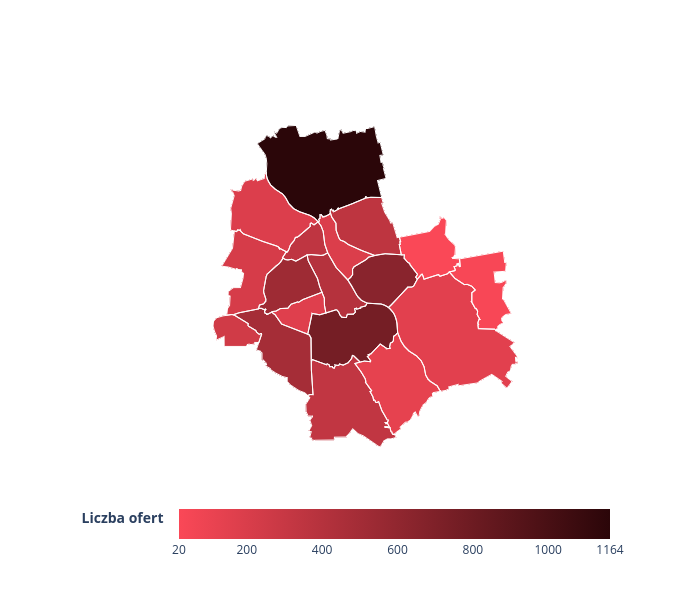

Notebook code cell kept with this figure:
### Code cell
fig = px.choropleth_map(
    mapa_warszawa,
    geojson=mapa_warszawa.geometry,     
    locations=mapa_warszawa.index,
    color='liczba_ofert',               
    hover_name='dzielnica',

    hover_data={
        'liczba_ofert': True, 
        'średnia_cena_za_metr': True
    },

    labels={
        'liczba_ofert': 'Liczba ofert',
        'średnia_cena_za_metr': 'Średnia cena (zł/m²)'
    },

    color_continuous_scale=['#fa4857', '#2b0609'], 
    center={'lat': 52.23, 'lon': 21.04},
    map_style='white-bg',  
    zoom=9,
    height=600,
    width=700,                            
)

fig.update_layout(
    coloraxis_colorbar=dict(
        orientation='h',
        y=-0.1,
    )
)

fig.update_traces(marker_line_width=1, marker_line_color='white')

min_liczba_ofert = mapa_warszawa['liczba_ofert'].min()
max_liczba_ofert = mapa_warszawa['liczba_ofert'].max()

fig.update_layout(
    coloraxis_colorbar=dict(
        title='<b>Liczba ofert</b>',
        tickmode='array',
        tickvals=[min_liczba_ofert, 200, 400, 600, 800, 1000, max_liczba_ofert],
    )
)
#fig.write_html("wykres1.html")
fig.show()

### Figure 1 — Plotly figure (JSON) as saved in the notebook; plotly's stock layout.template omitted (floating-point values rounded to 4 significant figures; data arrays with more than 128 entries replaced by an {"elided": "..."} marker saying what was removed)
{"data": [{"coloraxis": "coloraxis", "customdata": [[170.0, 19240.0], [20.0, 14600.0], [220.0, 17990.0], [1164.0, 13760.0], [29.0, 13780.0], [188.0, 17420.0], [756.0, 20780.0], [642.0, 20090.0], [189.0, 19810.0], [404.0, 29380.0], [352.0, 14970.0], [252.0, 15990.0], [528.0, 25540.0], [335.0, 18900.0], [154.0, 13800.0], [131.0, 19860.0], [492.0, 17210.0], [346.0, 20250.0]], "geojson": {"bbox": [20.85, 52.1, 21.27, 52.37], "features": [{"bbox": [20.93, 52.19, 21.01, 52.23], "geometry": {"coordinates": [[[[21.0, 52.23], [20.99, 52.23], [20.99, 52.23], [20.99, 52.22], [20.98, 52.22], [20.98, 52.22], [20.98, 52.22], [20.98, 52.22], [20.98, 52.22], [20.97, 52.22], [20.97, 52.22], [20.97, 52.22], [20.97, 52.22], [20.97, 52.22], [20.97, 52.22], [20.96, 52.22], [20.96, 52.22], [20.96, 52.22], [20.96, 52.22], [20.96, 52.22], [20.96, 52.22], [20.96, 52.21], [20.95, 52.21], [20.95, 52.21], [20.95, 52.21], [20.95, 52.21], [20.95, 52.21], [20.95, 52.21], [20.94, 52.21], [20.94, 52.21], [20.94, 52.21], [20.93, 52.21], [20.93, 52.21], [20.93, 52.21], [20.93, 52.21], [20.93, 52.21], [20.93, 52.21], [20.93, 52.21], [20.93, 52.21], [20.93, 52.21], [20.94, 52.21], [20.94, 52.21], [20.94, 52.21], [20.94, 52.21], [20.94, 52.21], [20.94, 52.21], [20.94, 52.2], [20.94, 52.2], [20.94, 52.2], [20.95, 52.2], [20.95, 52.2], [20.95, 52.2], [20.96, 52.2], [20.98, 52.19], [20.98, 52.2], [20.99, 52.21], [21.0, 52.21], [21.01, 52.21], [21.01, 52.22], [21.0, 52.22], [21.0, 52.22], [21.0, 52.23], [21.0, 52.23]]]], "type": "MultiPolygon"}, "id": "0", "properties": {}, "type": "Feature"}, {"bbox": [21.11, 52.24, 21.19, 52.29], "geometry": {"coordinates": {"elided": "1x1x110x2 float values"}, "type": "MultiPolygon"}, "id": "1", "properties": {}, "type": "Feature"}, {"bbox": [20.86, 52.21, 20.95, 52.28], "geometry": {"coordinates": {"elided": "1x1x184x2 float values"}, "type": "MultiPolygon"}, "id": "2", "properties": {}, "type": "Feature"}, {"bbox": [20.91, 52.29, 21.09, 52.37], "geometry": {"coordinates": {"elided": "1x1x242x2 float values"}, "type": "MultiPolygon"}, "id": "3", "properties": {}, "type": "Feature"}, {"bbox": [21.18, 52.2, 21.26, 52.26], "geometry": {"coordinates": {"elided": "1x1x90x2 float values"}, "type": "MultiPolygon"}, "id": "4", "properties": {}, "type": "Feature"}, {"bbox": [20.88, 52.26, 21.0, 52.33], "geometry": {"coordinates": {"elided": "1x1x146x2 float values"}, "type": "MultiPolygon"}, "id": "5", "properties": {}, "type": "Feature"}, {"bbox": [20.98, 52.16, 21.11, 52.22], "geometry": {"coordinates": {"elided": "1x1x186x2 float values"}, "type": "MultiPolygon"}, "id": "6", "properties": {}, "type": "Feature"}, {"bbox": [21.04, 52.22, 21.13, 52.26], "geometry": {"coordinates": {"elided": "1x1x177x2 float values"}, "type": "MultiPolygon"}, "id": "7", "properties": {}, "type": "Feature"}, {"bbox": [21.0, 52.24, 21.07, 52.29], "geometry": {"coordinates": {"elided": "1x1x242x2 float values"}, "type": "MultiPolygon"}, "id": "8", "properties": {}, "type": "Feature"}, {"bbox": [20.98, 52.21, 21.06, 52.26], "geometry": {"coordinates": {"elided": "1x1x148x2 float values"}, "type": "MultiPolygon"}, "id": "9", "properties": {}, "type": "Feature"}, {"bbox": [21.01, 52.26, 21.11, 52.31], "geometry": {"coordinates": {"elided": "1x1x154x2 float values"}, "type": "MultiPolygon"}, "id": "10", "properties": {}, "type": "Feature"}, {"bbox": [20.85, 52.18, 20.92, 52.21], "geometry": {"coordinates": {"elided": "1x1x135x2 float values"}, "type": "MultiPolygon"}, "id": "11", "properties": {}, "type": "Feature"}, {"bbox": [20.91, 52.21, 21.0, 52.26], "geometry": {"coordinates": {"elided": "1x1x163x2 float values"}, "type": "MultiPolygon"}, "id": "12", "properties": {}, "type": "Feature"}, {"bbox": [20.98, 52.1, 21.1, 52.17], "geometry": {"coordinates": {"elided": "1x1x280x2 float values"}, "type": "MultiPolygon"}, "id": "13", "properties": {}, "type": "Feature"}, {"bbox": [21.09, 52.14, 21.27, 52.25], "geometry": {"coordinates": {"elided": "1x1x190x2 float values"}, "type": "MultiPolygon"}, "id": "14", "properties": {}, "type": "Feature"}, {"bbox": [21.05, 52.11, 21.16, 52.19], "geometry": {"coordinates": {"elided": "1x1x245x2 float values"}, "type": "MultiPolygon"}, "id": "15", "properties": {}, "type": "Feature"}, {"bbox": [20.88, 52.14, 20.99, 52.21], "geometry": {"coordinates": {"elided": "1x1x173x2 float values"}, "type": "MultiPolygon"}, "id": "16", "properties": {}, "type": "Feature"}, {"bbox": [20.95, 52.25, 21.01, 52.29], "geometry": {"coordinates": {"elided": "1x1x141x2 float values"}, "type": "MultiPolygon"}, "id": "17", "properties": {}, "type": "Feature"}], "type": "FeatureCollection"}, "hovertemplate": "<b>%{hovertext}</b><br><br>index=%{location}<br>Liczba ofert=%{z}<br>Średnia cena (zł/m²)=%{customdata[1]}<extra></extra>", "hovertext": ["Ochota", "Rembertów", "Bemowo", "Białołęka", "Wesoła", "Bielany", "Mokotów", "Praga-Południe", "Praga-Północ", "Śródmieście", "Targówek", "Ursus", "Wola", "Ursynów", "Wawer", "Wilanów", "Włochy", "Żoliborz"], "locations": [0, 1, 2, 3, 4, 5, 6, 7, 8, 9, 10, 11, 12, 13, 14, 15, 16, 17], "marker": {"line": {"color": "white", "width": 1}}, "name": "", "subplot": "map", "type": "choroplethmap", "z": [170, 20, 220, 1164, 29, 188, 756, 642, 189, 404, 352, 252, 528, 335, 154, 131, 492, 346]}], "layout": {"coloraxis": {"colorbar": {"orientation": "h", "tickmode": "array", "tickvals": [20, 200, 400, 600, 800, 1000, 1164], "title": {"text": "<b>Liczba ofert</b>"}, "y": -0.1}, "colorscale": [[0, "#fa4857"], [1, "#2b0609"]]}, "height": 600, "legend": {"tracegroupgap": 0}, "map": {"center": {"lat": 52.23, "lon": 21.04}, "domain": {"x": [0, 1], "y": [0, 1]}, "style": "white-bg", "zoom": 9}, "mapbox": {"center": {"lat": 52.23, "lon": 21.04}, "style": "white-bg", "zoom": 9}, "margin": {"t": 60}, "width": 700}}
